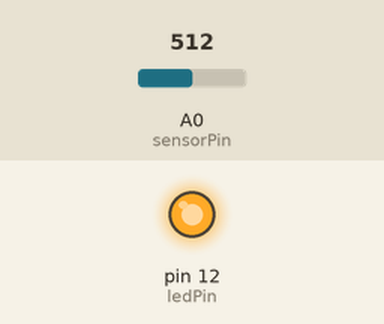
A sketch run on a simulated Arduino Uno, built with avr-gcc and run on an emulated ATmega328P. On the bench: output pins drawn as LEDs (lit = HIGH). The inputs (shaded band) are chosen by the test bench; at power-on: A0 (sensorPin) = 512. What the sketch prints to the serial monitor is not drawn.

Above: at 0.1 s.
Timing chart, 0 to 1.6 s (numbered marks = the images above):
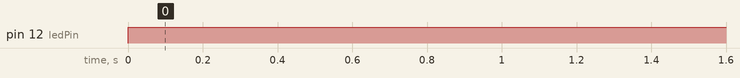

Measured:
- by itself, pin 12 (ledPin): LOW → HIGH at 0.00 s

The sketch:

elegoo_heartbeat.ino
```cpp
// Pulse Monitor Test Script
int ledPin = 12;
int sensorPin = 14;
double alpha = 0.75;
int period = 20;
double change = 0.0;
void setup ()
{
pinMode (ledPin, OUTPUT);
Serial.begin (9600);
}void loop ()
{
 digitalWrite(ledPin, HIGH);
static double oldValue = 0;
static double oldChange = 0;
int rawValue = analogRead (sensorPin);
double value = alpha * oldValue + (1 - alpha) * rawValue;
Serial.print ((((value*value)-100000)-942000)/10);
Serial.println ((((value*value)-100000)-942000)/10);
oldValue = value;
delay (period);
}
```
